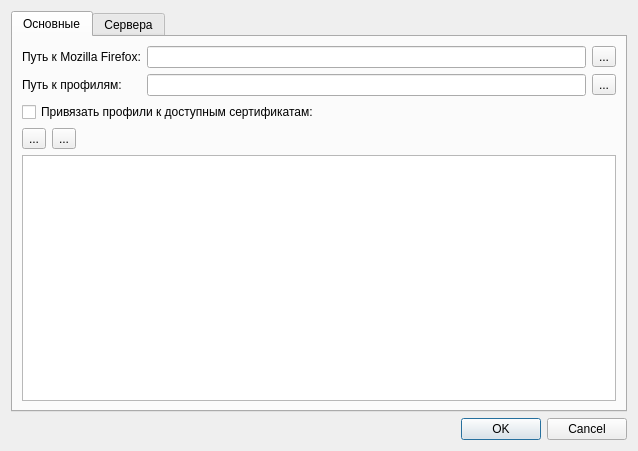
<?xml version="1.0" encoding="UTF-8"?>
<ui version="4.0">
 <class>DialogOptions</class>
 <widget class="QDialog" name="DialogOptions">
  <property name="geometry">
   <rect>
    <x>0</x>
    <y>0</y>
    <width>638</width>
    <height>451</height>
   </rect>
  </property>
  <property name="windowTitle">
   <string>Настройки</string>
  </property>
  <layout class="QGridLayout" name="gridLayout">
   <item row="2" column="0">
    <widget class="QDialogButtonBox" name="buttonBox">
     <property name="orientation">
      <enum>Qt::Horizontal</enum>
     </property>
     <property name="standardButtons">
      <set>QDialogButtonBox::Cancel|QDialogButtonBox::Ok</set>
     </property>
    </widget>
   </item>
   <item row="0" column="0">
    <widget class="QTabWidget" name="tabWidget">
     <property name="currentIndex">
      <number>0</number>
     </property>
     <widget class="QWidget" name="tab">
      <attribute name="title">
       <string>Основные</string>
      </attribute>
      <layout class="QGridLayout" name="gridLayout_3">
       <item row="1" column="0">
        <layout class="QVBoxLayout" name="verticalLayout">
         <item>
          <layout class="QGridLayout" name="gridLayout_6">
           <item row="1" column="1">
            <widget class="QLineEdit" name="lineMozillaPath"/>
           </item>
           <item row="1" column="0">
            <widget class="QLabel" name="label">
             <property name="text">
              <string>Путь к Mozilla Firefox:</string>
             </property>
            </widget>
           </item>
           <item row="1" column="2">
            <widget class="QToolButton" name="btnSelectExe">
             <property name="text">
              <string>...</string>
             </property>
            </widget>
           </item>
           <item row="2" column="0">
            <widget class="QLabel" name="label_12">
             <property name="text">
              <string>Путь к профилям:</string>
             </property>
            </widget>
           </item>
           <item row="2" column="2">
            <widget class="QToolButton" name="btnSelectIni">
             <property name="text">
              <string>...</string>
             </property>
            </widget>
           </item>
           <item row="2" column="1">
            <widget class="QLineEdit" name="lineMoxillaProfilesPath"/>
           </item>
          </layout>
         </item>
         <item>
          <widget class="QCheckBox" name="chBindCertificate">
           <property name="text">
            <string>Привязать профили к доступным сертификатам:</string>
           </property>
          </widget>
         </item>
         <item>
          <widget class="QWidget" name="widget" native="true">
           <layout class="QGridLayout" name="gridLayout_2">
            <property name="leftMargin">
             <number>0</number>
            </property>
            <property name="topMargin">
             <number>0</number>
            </property>
            <property name="rightMargin">
             <number>0</number>
            </property>
            <property name="bottomMargin">
             <number>0</number>
            </property>
            <item row="0" column="1">
             <layout class="QHBoxLayout" name="horizontalLayout_2">
              <item>
               <widget class="QToolButton" name="btnCertAdd">
                <property name="text">
                 <string>...</string>
                </property>
                <property name="icon">
                 <iconset resource="mpl.qrc">
                  <normaloff>:/img/itemAdd.png</normaloff>:/img/itemAdd.png</iconset>
                </property>
               </widget>
              </item>
              <item>
               <widget class="QToolButton" name="btnCertDelete">
                <property name="text">
                 <string>...</string>
                </property>
                <property name="icon">
                 <iconset resource="mpl.qrc">
                  <normaloff>:/img/itemDelete.png</normaloff>:/img/itemDelete.png</iconset>
                </property>
               </widget>
              </item>
              <item>
               <spacer name="horizontalSpacer">
                <property name="orientation">
                 <enum>Qt::Horizontal</enum>
                </property>
                <property name="sizeHint" stdset="0">
                 <size>
                  <width>40</width>
                  <height>20</height>
                 </size>
                </property>
               </spacer>
              </item>
             </layout>
            </item>
           </layout>
          </widget>
         </item>
         <item>
          <widget class="QTableView" name="tableAvailableCerts"/>
         </item>
        </layout>
       </item>
      </layout>
     </widget>
     <widget class="QWidget" name="tab_2">
      <attribute name="title">
       <string>Сервера</string>
      </attribute>
      <layout class="QGridLayout" name="gridLayout_5">
       <item row="0" column="0">
        <layout class="QGridLayout" name="gridLayout_4">
         <item row="0" column="0">
          <widget class="QCheckBox" name="chkUseSettingsFromHttp">
           <property name="text">
            <string>Получать настройки с http сервиса</string>
           </property>
          </widget>
         </item>
         <item row="5" column="2">
          <widget class="QSpinBox" name="spinPort">
           <property name="maximum">
            <number>9999</number>
           </property>
          </widget>
         </item>
         <item row="5" column="0">
          <widget class="QLabel" name="label_7">
           <property name="text">
            <string>Порт:</string>
           </property>
          </widget>
         </item>
         <item row="3" column="0">
          <widget class="QLabel" name="label_10">
           <property name="text">
            <string>Пароль:</string>
           </property>
          </widget>
         </item>
         <item row="8" column="0">
          <widget class="QCheckBox" name="checkMode">
           <property name="text">
            <string>Ржим работы смешанный</string>
           </property>
          </widget>
         </item>
         <item row="6" column="2">
          <widget class="QLineEdit" name="lineWsUser">
           <property name="echoMode">
            <enum>QLineEdit::Normal</enum>
           </property>
          </widget>
         </item>
         <item row="1" column="0">
          <widget class="QLabel" name="label_8">
           <property name="text">
            <string>HTTP сервис:</string>
           </property>
          </widget>
         </item>
         <item row="6" column="0">
          <widget class="QLabel" name="label_5">
           <property name="text">
            <string>Пользователь:</string>
           </property>
          </widget>
         </item>
         <item row="11" column="2">
          <widget class="QLineEdit" name="linePwd">
           <property name="enabled">
            <bool>false</bool>
           </property>
           <property name="echoMode">
            <enum>QLineEdit::Password</enum>
           </property>
          </widget>
         </item>
         <item row="9" column="0">
          <widget class="QLabel" name="label_2">
           <property name="text">
            <string>SQL Server:</string>
           </property>
          </widget>
         </item>
         <item row="2" column="2">
          <widget class="QLineEdit" name="lineHttpUsr"/>
         </item>
         <item row="7" column="3">
          <widget class="QToolButton" name="btnWsPwd">
           <property name="enabled">
            <bool>false</bool>
           </property>
           <property name="text">
            <string>...</string>
           </property>
           <property name="icon">
            <iconset resource="mpl.qrc">
             <normaloff>:/img/viewPwd1.svg</normaloff>:/img/viewPwd1.svg</iconset>
           </property>
           <property name="checkable">
            <bool>true</bool>
           </property>
          </widget>
         </item>
         <item row="4" column="0">
          <widget class="QLabel" name="label_4">
           <property name="text">
            <string>WS Server:</string>
           </property>
          </widget>
         </item>
         <item row="7" column="2">
          <widget class="QLineEdit" name="lineWsPwd">
           <property name="enabled">
            <bool>false</bool>
           </property>
           <property name="echoMode">
            <enum>QLineEdit::Password</enum>
           </property>
          </widget>
         </item>
         <item row="3" column="2">
          <widget class="QLineEdit" name="lineHttpPwd">
           <property name="echoMode">
            <enum>QLineEdit::Password</enum>
           </property>
          </widget>
         </item>
         <item row="4" column="2">
          <widget class="QLineEdit" name="lineWsServer"/>
         </item>
         <item row="7" column="4">
          <widget class="QToolButton" name="pwdEdit">
           <property name="text">
            <string>...</string>
           </property>
           <property name="icon">
            <iconset resource="mpl.qrc">
             <normaloff>:/img/itemEdit.png</normaloff>:/img/itemEdit.png</iconset>
           </property>
           <property name="checkable">
            <bool>true</bool>
           </property>
          </widget>
         </item>
         <item row="3" column="3">
          <widget class="QToolButton" name="btnHttpPwd">
           <property name="text">
            <string>...</string>
           </property>
           <property name="icon">
            <iconset resource="mpl.qrc">
             <normaloff>:/img/viewPwd1.svg</normaloff>:/img/viewPwd1.svg</iconset>
           </property>
           <property name="checkable">
            <bool>true</bool>
           </property>
          </widget>
         </item>
         <item row="2" column="0">
          <widget class="QLabel" name="label_9">
           <property name="text">
            <string>Пользователь:</string>
           </property>
          </widget>
         </item>
         <item row="11" column="0">
          <widget class="QLabel" name="label_3">
           <property name="text">
            <string>Пароль:</string>
           </property>
          </widget>
         </item>
         <item row="10" column="0">
          <widget class="QLabel" name="label_6">
           <property name="text">
            <string>Пользователь:</string>
           </property>
          </widget>
         </item>
         <item row="9" column="2">
          <widget class="QLineEdit" name="lineServer">
           <property name="enabled">
            <bool>false</bool>
           </property>
          </widget>
         </item>
         <item row="10" column="2">
          <widget class="QLineEdit" name="lineUser">
           <property name="enabled">
            <bool>false</bool>
           </property>
          </widget>
         </item>
         <item row="11" column="3">
          <widget class="QToolButton" name="btnViewPwd">
           <property name="enabled">
            <bool>false</bool>
           </property>
           <property name="text">
            <string>...</string>
           </property>
           <property name="icon">
            <iconset resource="mpl.qrc">
             <normaloff>:/img/viewPwd1.svg</normaloff>:/img/viewPwd1.svg</iconset>
           </property>
           <property name="checkable">
            <bool>true</bool>
           </property>
          </widget>
         </item>
         <item row="1" column="2">
          <widget class="QLineEdit" name="lineHttpHost"/>
         </item>
         <item row="7" column="0">
          <widget class="QLabel" name="label_11">
           <property name="text">
            <string>Пароль:</string>
           </property>
          </widget>
         </item>
         <item row="6" column="3">
          <widget class="QToolButton" name="btnCustomWsUserEdit">
           <property name="text">
            <string>...</string>
           </property>
           <property name="icon">
            <iconset resource="mpl.qrc">
             <normaloff>:/img/itemEdit.png</normaloff>:/img/itemEdit.png</iconset>
           </property>
           <property name="checkable">
            <bool>true</bool>
           </property>
          </widget>
         </item>
        </layout>
       </item>
      </layout>
     </widget>
    </widget>
   </item>
  </layout>
 </widget>
 <resources>
  <include location="mpl.qrc"/>
 </resources>
 <connections>
  <connection>
   <sender>buttonBox</sender>
   <signal>accepted()</signal>
   <receiver>DialogOptions</receiver>
   <slot>accept()</slot>
   <hints>
    <hint type="sourcelabel">
     <x>248</x>
     <y>254</y>
    </hint>
    <hint type="destinationlabel">
     <x>157</x>
     <y>274</y>
    </hint>
   </hints>
  </connection>
  <connection>
   <sender>buttonBox</sender>
   <signal>rejected()</signal>
   <receiver>DialogOptions</receiver>
   <slot>reject()</slot>
   <hints>
    <hint type="sourcelabel">
     <x>316</x>
     <y>260</y>
    </hint>
    <hint type="destinationlabel">
     <x>286</x>
     <y>274</y>
    </hint>
   </hints>
  </connection>
 </connections>
</ui>
